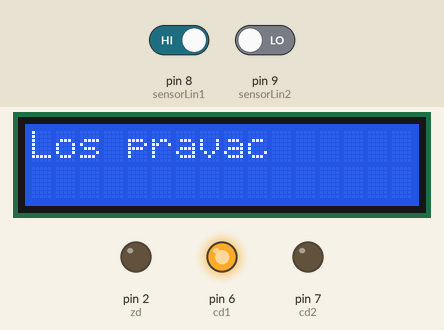
Recording of a sketch running on a simulated Arduino Uno, built with avr-gcc and run on an emulated ATmega328P. Parts: 16×2 character LCD, output pins drawn as LEDs (lit = HIGH). The test bench sets the inputs (shaded band); at power-on: pin 8 (sensorLin1) HIGH, pin 9 (sensorLin2) LOW.

Above: at 1.2 s.
1.3 s: pin 8 (sensorLin1) driven LOW
At 3.2 s:
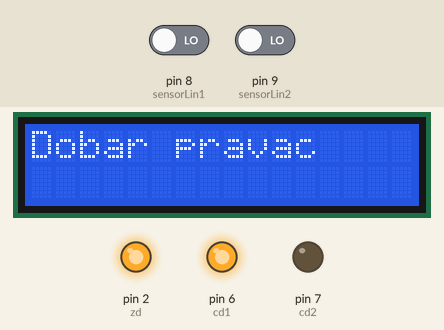
3.5 s: pin 9 (sensorLin2) driven HIGH
At 4.8 s:
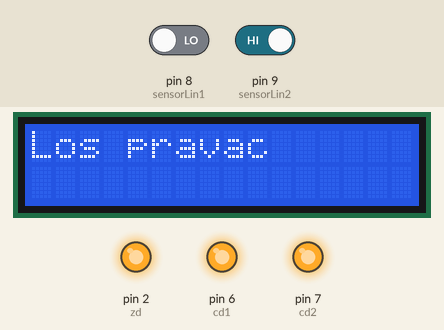
5.5 s: pin 8 (sensorLin1) driven HIGH
At 6.5 s:
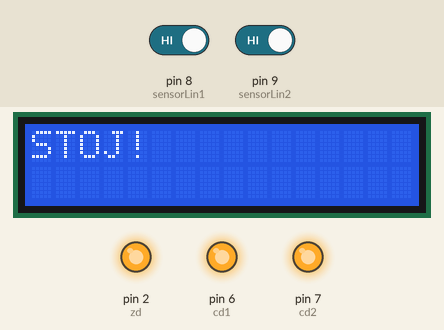
7.5 s: pin 9 (sensorLin2) driven LOW
At 9.2 s:
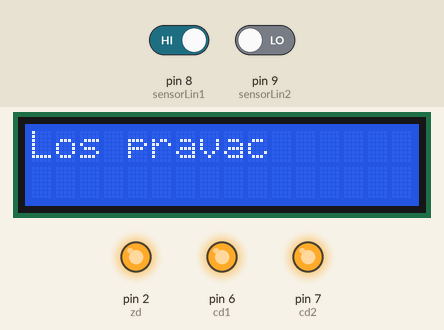
9.5 s: pin 8 (sensorLin1) driven LOW
At 11.1 s:
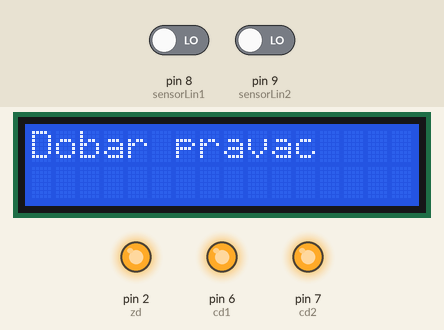
Timing chart, 0 to 12.5 s (numbered marks = the images above; inputs shaded):
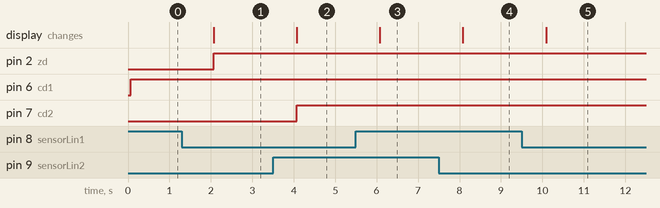

The sketch:

B20_full.ino
```cpp
#include <LiquidCrystal.h>

const int rs=12,en=11,d4=5,d5=4,d6=3,d7=1;
LiquidCrystal lcd(rs,en,d4,d5,d6,d7);
int cd1=6;
int cd2=7;
int zd=2;
int sensorLin1=8;
int sensorLin2=9;

void setup() {
  lcd.begin(16,2);
  pinMode(cd1,OUTPUT);
  pinMode(cd2,OUTPUT);
  pinMode(zd,OUTPUT);
  pinMode(sensorLin1,INPUT);
  pinMode(sensorLin2,INPUT);
  digitalWrite(cd1,LOW);
  digitalWrite(cd2,LOW);
  digitalWrite(zd,LOW);
}

void loop() {
  digitalRead(sensorLin1);
  digitalRead(sensorLin2);
  bool linija=digitalRead(sensorLin1);
  bool linija2=digitalRead(sensorLin2);
  if(linija==0 || linija2==0)
  {
    if(linija==1)
      digitalWrite(cd1,HIGH);
    else if(linija2==1)
      digitalWrite(cd2,HIGH);
    lcd.clear();
    lcd.print("Los pravac");
  }
  if(linija==0 && linija2==0)
  {
    lcd.clear();
    lcd.print("Dobar pravac");
    digitalWrite(zd,HIGH);
  }
  if(linija==1 && linija2==1)
  {
    lcd.clear();
    lcd.print("STOJ!");
    digitalWrite(cd1,HIGH);
    digitalWrite(cd2,HIGH);
  }
  delay(2000);
}
```

Measured:
- after the input at 1.3 s, pin 2 (zd): LOW → HIGH after 0.77 s; the display: changes after 0.77 s (image 1)
- after the input at 3.5 s, pin 7 (cd2): LOW → HIGH after 0.57 s; the display: changes after 0.58 s (image 2)
- after the input at 5.5 s, the display: changes after 0.58 s (image 3)
- after the input at 7.5 s, the display: changes after 0.58 s (image 4)
- after the input at 9.5 s, the display: changes after 0.59 s (image 5)
